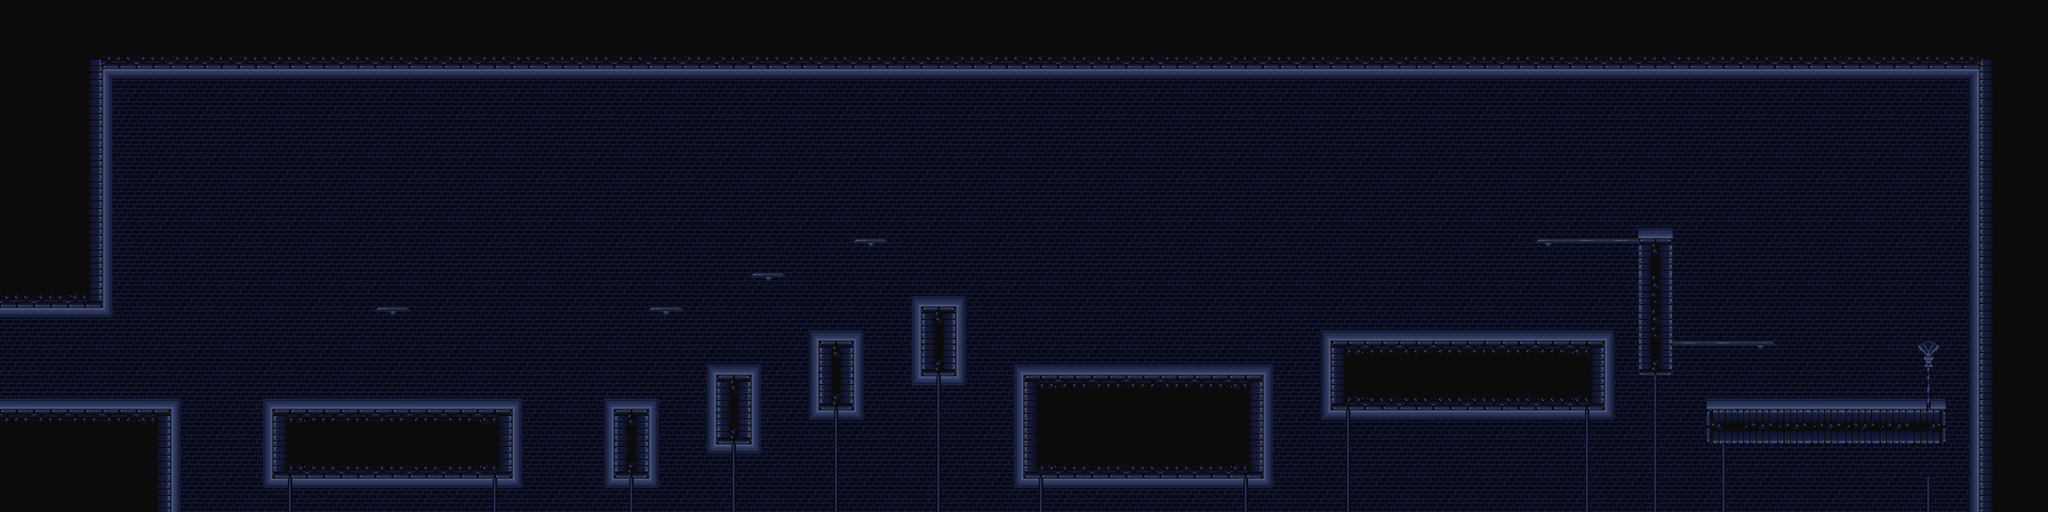

Rendered tile map (Tiled .tmx) drawn with the repository's tilesets; below, a short description and the map source with its tile grids summarised:
An orthogonal 60x15 tile map with 64x64 px tiles, 4 tile layers (BG, BG details, Terrain, Platforms), 1 hidden layer not drawn, 4 tilesets and 22 objects (6x gulka, 5x runner, 4x spike, 2x player, 2x fly, ...).

<map version="1.10" tiledversion="1.11.0" orientation="orthogonal" renderorder="right-down" width="60" height="15" tilewidth="64" tileheight="64" infinite="0" nextlayerid="23" nextobjectid="49">
 <tileset firstgid="1" source="../tilesets/objects.tsx" />
 <tileset firstgid="40" source="../tilesets/platforms.tsx" />
 <tileset firstgid="64" source="../tilesets/blue_tileset.tsx" />
 <tileset firstgid="100" source="../tilesets/blue_tileset_bg.tsx" />
 <objectgroup id="15" name="Water">
  <object id="23" name="water" x="-179" y="796" width="4163" height="252" />
 </objectgroup>
 <layer id="20" name="BG" width="60" height="15">
  <data>[900 cells, 652 non-empty, 11 distinct tile ids]</data>
 </layer>
 <layer id="21" name="BG details" width="60" height="15">
  <data>[900 cells, 29 non-empty, 3 distinct tile ids]</data>
 </layer>
 <layer id="22" name="FG" width="60" height="15" visible="0">
  <data>[900 cells, 6 non-empty, 3 distinct tile ids]</data>
 </layer>
 <layer id="1" name="Terrain" width="60" height="15">
  <data>[900 cells, 252 non-empty, 17 distinct tile ids]</data>
 </layer>
 <layer id="19" name="Platforms" width="60" height="15">
  <data>[900 cells, 10 non-empty, 4 distinct tile ids]</data>
 </layer>
 <objectgroup id="18" name="Items" />
 <objectgroup id="17" name="Moving Objects">
  <object id="22" name="spike" gid="12" x="704.303" y="614.879" width="64" height="64">
   <properties>
    <property name="end_angle" type="int" value="-1" />
    <property name="platform" type="bool" value="false" />
    <property name="radius" type="int" value="110" />
    <property name="speed" type="int" value="200" />
    <property name="start_angle" type="int" value="-90" />
   </properties>
  </object>
  <object id="28" name="spike" gid="12" x="1216.33" y="617.333" width="64" height="64">
   <properties>
    <property name="end_angle" type="int" value="-1" />
    <property name="platform" type="bool" value="false" />
    <property name="radius" type="int" value="110" />
    <property name="speed" type="int" value="200" />
    <property name="start_angle" type="int" value="-90" />
   </properties>
  </object>
  <object id="29" name="spike" gid="12" x="1408" y="552.333" width="64" height="64">
   <properties>
    <property name="end_angle" type="int" value="-1" />
    <property name="platform" type="bool" value="false" />
    <property name="radius" type="int" value="110" />
    <property name="speed" type="int" value="200" />
    <property name="start_angle" type="int" value="-90" />
   </properties>
  </object>
  <object id="30" name="spike" gid="12" x="1599.67" y="485.667" width="64" height="64">
   <properties>
    <property name="end_angle" type="int" value="-1" />
    <property name="platform" type="bool" value="false" />
    <property name="radius" type="int" value="110" />
    <property name="speed" type="int" value="200" />
    <property name="start_angle" type="int" value="-90" />
   </properties>
  </object>
 </objectgroup>
 <objectgroup id="12" name="Objects">
  <object id="11" name="player" gid="31" x="-19.3333" y="786" width="96" height="96">
   <properties>
    <property name="spawn" value="left" />
   </properties>
  </object>
  <object id="15" name="player" gid="31" x="-19.3333" y="786" width="96" height="96">
   <properties>
    <property name="spawn" value="top" />
   </properties>
  </object>
  <object id="38" name="chest" gid="3" x="3533.67" y="765.333" width="50" height="36">
   <properties>
    <property name="item" value="dash" />
    <property name="reverse" type="bool" value="true" />
   </properties>
  </object>
 </objectgroup>
 <objectgroup id="16" name="Enemies">
  <object id="17" name="runner" gid="10" x="667" y="754" width="48" height="46" />
  <object id="31" name="runner" gid="10" x="2018.5" y="690.5" width="48" height="46" />
  <object id="32" name="runner" gid="10" x="2192.5" y="690" width="48" height="46" />
  <object id="33" name="fly" gid="30" x="1992.33" y="512" width="48" height="42" />
  <object id="35" name="fly" gid="30" x="2247.33" y="512.333" width="48" height="42" />
  <object id="41" name="gulka" gid="9" x="1289" y="755" width="46" height="48">
   <properties>
    <property name="facing_direction" value="left" />
   </properties>
  </object>
  <object id="42" name="gulka" gid="9" x="1480" y="689" width="46" height="48">
   <properties>
    <property name="facing_direction" value="left" />
   </properties>
  </object>
  <object id="43" name="gulka" gid="9" x="1674" y="623" width="46" height="48">
   <properties>
    <property name="facing_direction" value="left" />
   </properties>
  </object>
  <object id="44" name="gulka" gid="9" x="3026.5" y="635.5" width="46" height="48">
   <properties>
    <property name="facing_direction" value="left" />
   </properties>
  </object>
  <object id="45" name="gulka" gid="9" x="3026.83" y="575.83" width="46" height="48">
   <properties>
    <property name="facing_direction" value="left" />
   </properties>
  </object>
  <object id="46" name="gulka" gid="9" x="3026.5" y="515.5" width="46" height="48">
   <properties>
    <property name="facing_direction" value="left" />
   </properties>
  </object>
  <object id="47" name="runner" gid="10" x="2568" y="627" width="48" height="46" />
  <object id="48" name="runner" gid="10" x="2822.67" y="627" width="48" height="46" />
 </objectgroup>
 <objectgroup id="13" name="Data">
  <properties>
   <property name="bg" value="" />
   <property name="bottom_limit" type="int" value="200" />
   <property name="death_border_bottom" type="int" value="0" />
   <property name="horizon_line" type="int" value="600" />
   <property name="level_unlock" type="int" value="1" />
   <property name="top_limit" type="int" value="100" />
  </properties>
  <object id="14" name="Data" x="12" y="9.33333" width="64" height="64">
   <properties>
    <property name="bg_color" value="#080916" />
    <property name="level_unlock" type="int" value="1" />
    <property name="next_room_down" value="death" />
    <property name="next_room_left" value="3" />
    <property name="next_room_right" value="3" />
    <property name="next_room_up" value="3" />
    <property name="top_limit" type="int" value="0" />
   </properties>
  </object>
 </objectgroup>
</map>
